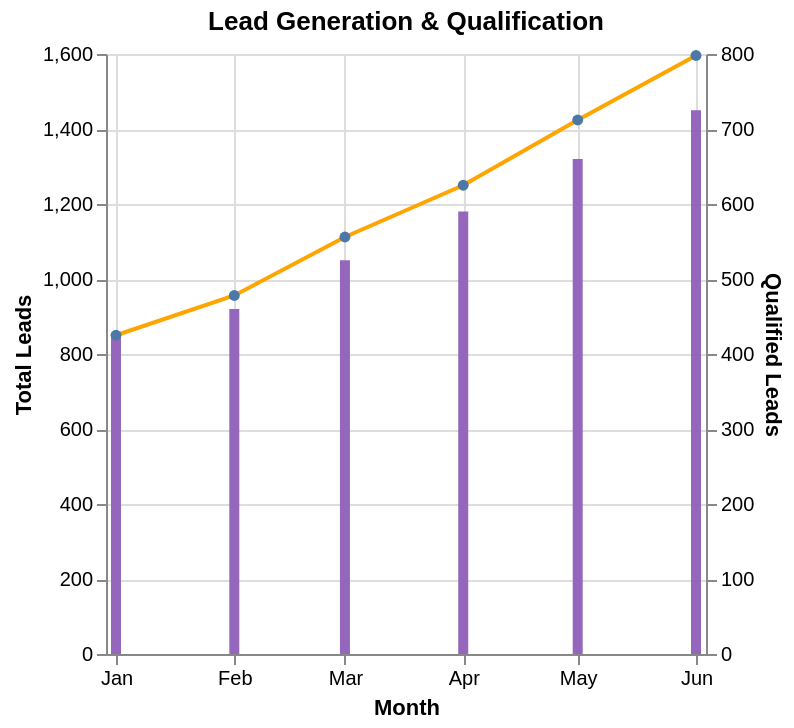

Write a Vega-Lite specification for this figure.
### Vega-Lite specification from a JSON file in a GitHub repository (floating-point values rounded to 4 significant figures)
{"$schema": "https://vega.github.io/schema/vega-lite/v5.json", "description": "Lead generation funnel", "layer": [{"mark": "bar", "encoding": {"x": {"field": "month", "type": "temporal", "axis": {"title": "Month", "format": "%b"}}, "y": {"field": "leads", "type": "quantitative", "axis": {"title": "Total Leads"}}, "color": {"value": "#9467bd"}}}, {"mark": {"type": "line", "point": true, "color": "orange"}, "encoding": {"x": {"field": "month", "type": "temporal"}, "y": {"field": "qualified", "type": "quantitative", "axis": {"title": "Qualified Leads"}}}}], "data": {"values": [{"month": "2024-01", "leads": 850, "qualified": 425}, {"month": "2024-02", "leads": 920, "qualified": 478}, {"month": "2024-03", "leads": 1050, "qualified": 556}, {"month": "2024-04", "leads": 1180, "qualified": 625}, {"month": "2024-05", "leads": 1320, "qualified": 712}, {"month": "2024-06", "leads": 1450, "qualified": 798}]}, "resolve": {"scale": {"y": "independent"}}, "title": "Lead Generation & Qualification"}
